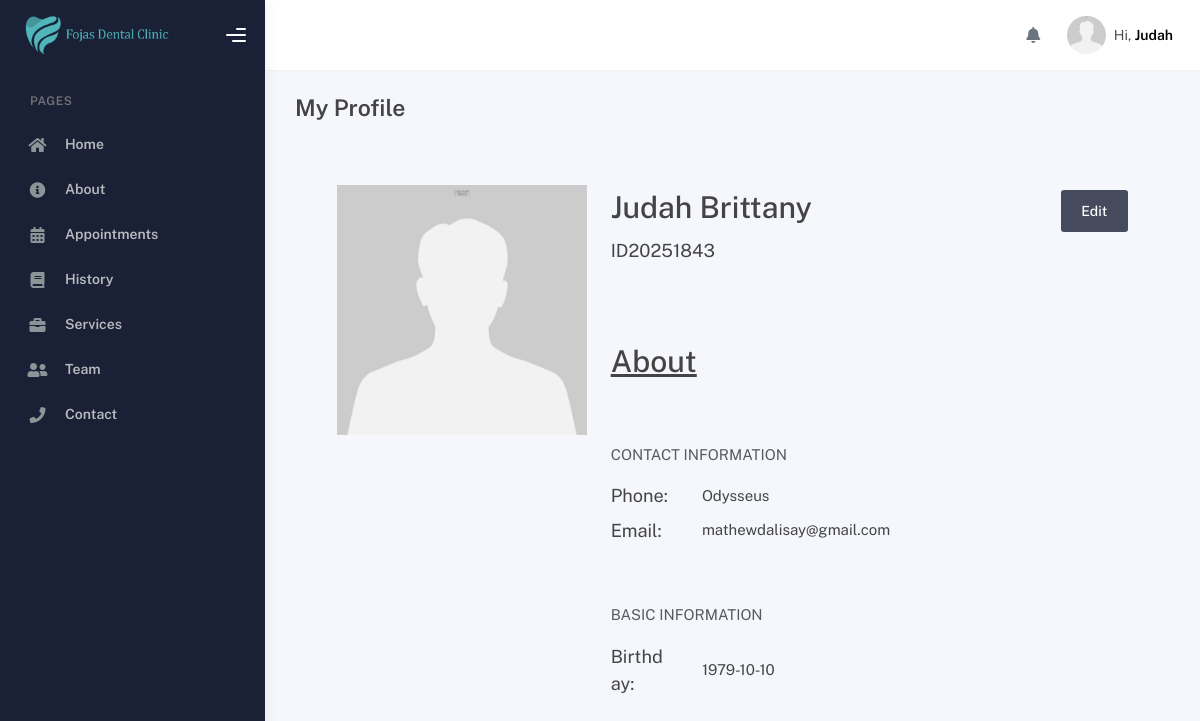
/modules/admin/my-profile.php (signed in), run on the app's committed database.
### tables this page shows
CREATE TABLE `users` (
  `id` int(11) NOT NULL,
  `user_id` int(100) NOT NULL,
  `role_id` int(11) NOT NULL,
  `first_name` varchar(250) NOT NULL,
  `middle_name` varchar(255) NOT NULL,
  `last_name` varchar(255) NOT NULL,
  `mobile_number` varchar(255) NOT NULL,
  `email` varchar(255) NOT NULL,
  `password` varchar(255) NOT NULL,
  `date_of_birth` date NOT NULL,
  `date_created` date NOT NULL,
  `date_updated` date NOT NULL,
  `token` varchar(255) DEFAULT NULL,
  `address` varchar(255) DEFAULT NULL,
  `otp` varchar(100) DEFAULT NULL
);

### modules/admin/my-profile.php (the view, shortened to what this page needs)
<?php
include('../../connection/connection.php');
$email = $_SESSION['email'];
?>
<!DOCTYPE html>
<html lang="en">
<head>
    <?php include '../../includes/styles.php' ?>
</head>
<body>
    <div class="wrapper">
        <?php include '../../includes/sidebar.php'; ?>
      <div class="main-panel">
        <?php include '../../includes/topbar.php'; ?>
        <div class="container">
          <div class="page-inner">
            <div class="page-header">
              <h4 class="page-title">My Profile</h4>
            </div>
            <div class="page-category">
                <?php
                $query_profile = "SELECT * FROM users WHERE email =  '$email'";
                $run_profile = mysqli_query($conn,$query_profile);
                if(mysqli_num_rows($run_profile) > 0){
                    foreach($run_profile as $row_profile){
                        $name = $row_profile['first_name'] . " " . $row_profile['last_name'];
                        ?>
                        <div class="row p-5">
                            <div class="col-lg-12">
                                <div class="row ">
                                    <div class="col-lg-4">
                                        <img src="../../assets/img/default.jpg" alt="img" height="250">
                                    </div>
                                    <div class="col-lg-8">
                                        <div class="row">
                                            <div class="col-lg-12">
                                                <span class="d-flex justify-content-between align-items-center">
                                                    <p class="h1"><?= $name; ?></p>
                                                    <a class="btn btn-black op-8" href="edit-profile.php?user_id=<?php echo $row_profile['user_id']?>">Edit</a>
                                                </span>
                                                <p class="h5"><?= "ID" . $row_profile['user_id'];?></p>
                                                <br>
                                            </div>
                                        </div>
                                        <div class="row">
                                            <div class="col-lg-12 mt-5">
                                                <h1 style="text-decoration: underline;">About</h1>
                                                <br>
                                                <br>
                                                <p class="text-muted">CONTACT INFORMATION</p>
                                                <div class="row align-items-center">
                                                    <div class="col-lg-2">
                                                        <p class="h5">Phone: </p>
                                                    </div>
                                                    <div class="col-lg-10 ">
                                                        <p class="h6"><?= $row_profile['mobile_number']?></p>
                                                    </div>
                                                </div>
                                                <div class="row align-items-center">
                                                    <div class="col-lg-2">
                                                        <p class="h5">Email: </p>
                                                    </div>
                                                    <div class="col-lg-10 ">
                                                        <p class="h6"><?= $row_profile['email']?></p>
                                                    </div>
                                                </div>
                                                <br>
                                                <br>
                                                <p class="text-muted">BASIC INFORMATION</p>
                                                <div class="row align-items-center">
                                                    <div class="col-lg-2">
                                                        <p class="h5">Birthday: </p>
                                                    </div>
                                                    <div class="col-lg-10 ">
                                                        <p class="h6"><?= $row_profile['date_of_birth']?></p>
                                                    </div>
                                                </div>
                                            </div>
                                        </div>
                                    </div>
                                </div>
                            </div>
                        </div>
                        <?php
                    }
                }
                ?>
            </div>
          </div>
        </div>
      </div>
    </div>
</body>
</html>

### data on the page
users: name "Judah Brittany", user "20251843", mobile_number "Odysseus", email "mathewdalisay@gmail.com", date_of_birth "1979-10-10"

### other printed values
$first_name "Judah"
